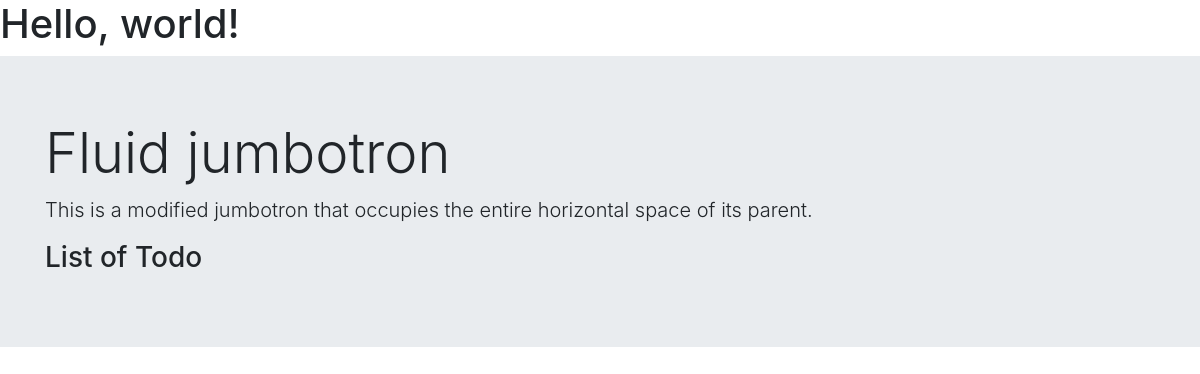
Before: /todolist/ with the older database file.
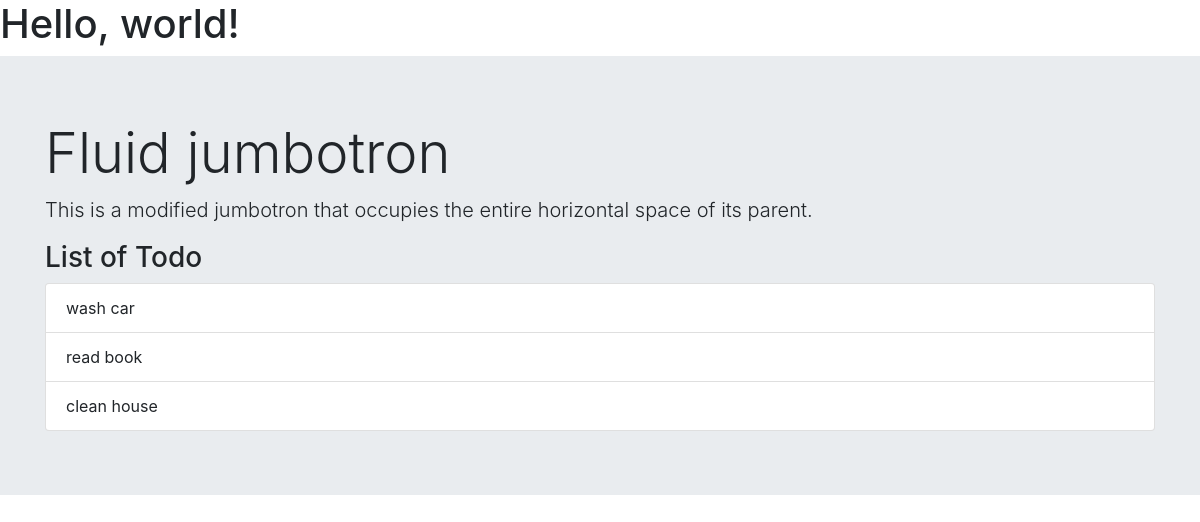
After: the same page with the newer database file.
### todoapp/models.py (models this page shows, shortened)
class Todo(models.Model):
    name = models.CharField(max_length=100)
    completed = models.BooleanField(default=False)

### todoapp/views.py (the view)
# urls.py: path('todolist/', views.todoList, name='todo'),
def todoList(request):
    qs = Todo.objects.all()
    template_name = 'todoapp/todolist.html'
    context = {'todos':qs }
    return render(request, template_name, context)

### todoapp/templates/todoapp/todolist.html
{% extends 'base.html' %}
{% block content %}
    <div class="jumbotron jumbotron-fluid">
    <div class="container">
        <h1 class="display-4">Fluid jumbotron</h1>
        <p class="lead">This is a modified jumbotron that occupies the entire horizontal space of its parent.</p>
        <h3>List of Todo</h3>
        <ul class="list-group">
        {% for todo in todos %}
            <li class="list-group-item">{{ todo.name }}</li>
        {% endfor %}
        </ul>
    </div>
    </div>
{% endblock  %}

### templates/base.html (shortened to what this page needs)
<!doctype html>
<html lang="en">
  <head>
    <link rel="stylesheet" href="https://stackpath.bootstrapcdn.com/bootstrap/4.5.0/css/bootstrap.min.css">
  </head>
  <body>
    <h1>Hello, world!</h1>
        {% block content %}
        {% endblock  %}
  </body>
</html>

Changed rows visible on the page:
added Todo: name "wash car"
added Todo: name "read book"
added Todo: name "clean house"
